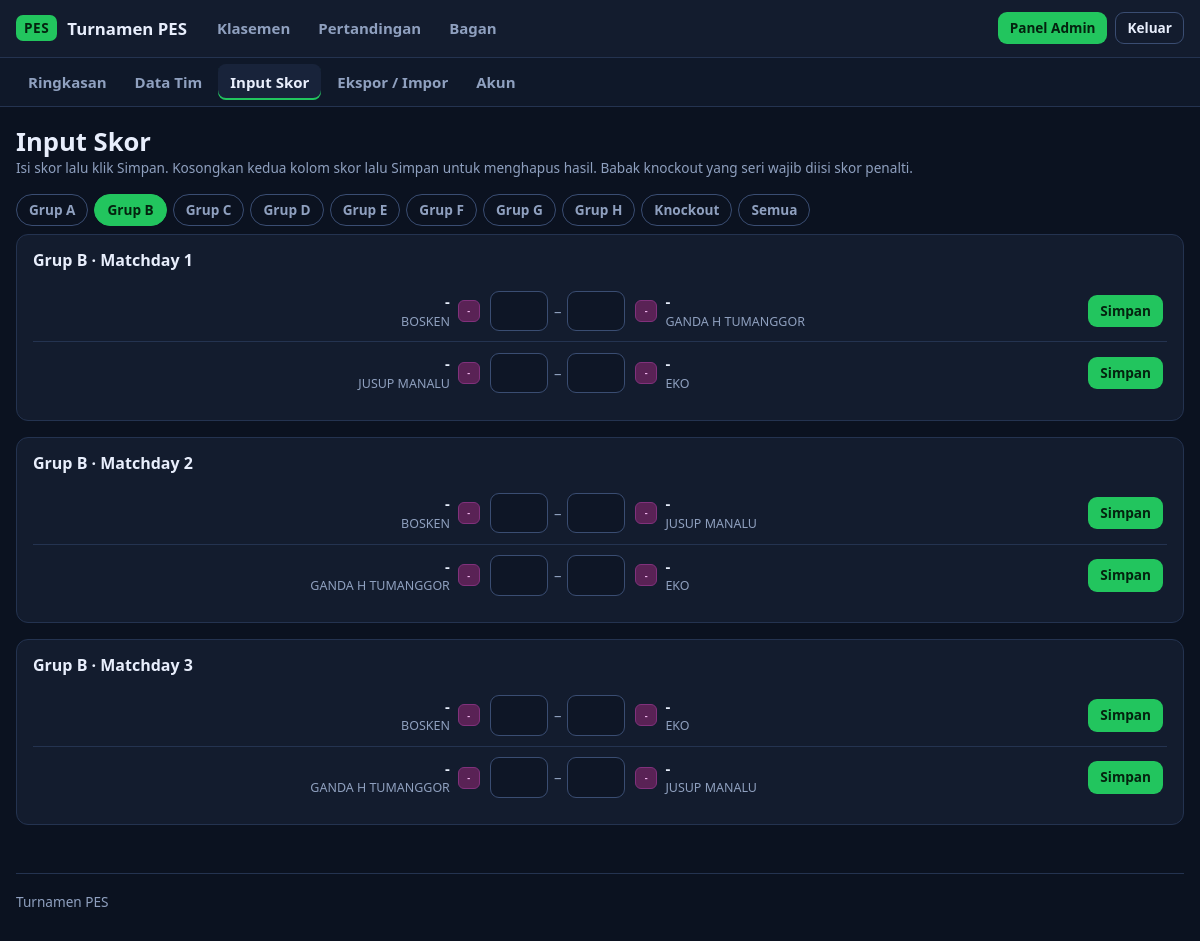
The app's page /admin/skor.php?f=B (signed in) with its own data.
### tables this page shows
CREATE TABLE matches (
            id         INTEGER PRIMARY KEY AUTOINCREMENT,
            stage      TEXT NOT NULL,              -- G, R16, QF, SF, F
            grp        TEXT NOT NULL DEFAULT '',   -- huruf grup (kosong untuk knockout)
            round      INTEGER NOT NULL,           -- matchday (grup) / urutan babak (knockout)
            slot       INTEGER NOT NULL,           -- nomor pertandingan dalam grup / babak
            home_id    INTEGER REFERENCES teams(id) ON DELETE SET NULL,
            away_id    INTEGER REFERENCES teams(id) ON DELETE SET NULL,
            home_score INTEGER,
            away_score INTEGER,
            home_pen   INTEGER,                    -- skor adu penalti (knockout seri)
            away_pen   INTEGER,
            UNIQUE (stage, grp, slot)
        );

CREATE TABLE teams (
            id         INTEGER PRIMARY KEY AUTOINCREMENT,
            player     TEXT NOT NULL,
            name       TEXT NOT NULL,
            logo       TEXT,
            grp        TEXT NOT NULL,
            created_at TEXT NOT NULL DEFAULT CURRENT_TIMESTAMP
        );

### app/db.php (called while the page is built, shortened)
<?php
function db(): PDO
{
    static $pdo = null;
    if ($pdo instanceof PDO) {
        return $pdo;
    }
    $pdo = new PDO('sqlite:' . DB_FILE, null, null, [
        PDO::ATTR_ERRMODE            => PDO::ERRMODE_EXCEPTION,
        PDO::ATTR_DEFAULT_FETCH_MODE => PDO::FETCH_ASSOC,
        PDO::ATTR_TIMEOUT            => 5,
    ]);
    $pdo->exec('PRAGMA foreign_keys = ON');
    $pdo->exec("
        CREATE TABLE IF NOT EXISTS admins (
            id            INTEGER PRIMARY KEY AUTOINCREMENT,
            username      TEXT NOT NULL UNIQUE,
            password_hash TEXT NOT NULL
        );
        CREATE TABLE IF NOT EXISTS teams (
            id         INTEGER PRIMARY KEY AUTOINCREMENT,
            player     TEXT NOT NULL,
            name       TEXT NOT NULL,
            logo       TEXT,
            grp        TEXT NOT NULL,
            created_at TEXT NOT NULL DEFAULT CURRENT_TIMESTAMP
        );
        CREATE TABLE IF NOT EXISTS matches (
            id         INTEGER PRIMARY KEY AUTOINCREMENT,
            stage      TEXT NOT NULL,              -- G, R16, QF, SF, F
            grp        TEXT NOT NULL DEFAULT '',   -- huruf grup (kosong untuk knockout)
            round      INTEGER NOT NULL,           -- matchday (grup) / urutan babak (knockout)
            slot       INTEGER NOT NULL,           -- nomor pertandingan dalam grup / babak
            home_id    INTEGER REFERENCES teams(id) ON DELETE SET NULL,
            away_id    INTEGER REFERENCES teams(id) ON DELETE SET NULL,
            home_score INTEGER,
            away_score INTEGER,
            home_pen   INTEGER,                    -- skor adu penalti (knockout seri)
            away_pen   INTEGER,
            UNIQUE (stage, grp, slot)
        );
        CREATE TABLE IF NOT EXISTS login_attempts (
            ip TEXT    NOT NULL,
            ts INTEGER NOT NULL
        );
    ");
    return $pdo;
}

### app/tournament.php (called while the page is built, shortened)
<?php
function teams_all(): array
{
    $out = [];
    foreach (db()->query('SELECT * FROM teams ORDER BY grp, id')->fetchAll() as $t) {
        $out[(int) $t['id']] = $t;
    }
    return $out;
}
function matches_all(): array
{
    return db()->query("
        SELECT * FROM matches
        ORDER BY CASE stage WHEN 'G' THEN 0 WHEN 'R16' THEN 1 WHEN 'QF' THEN 2 WHEN 'SF' THEN 3 ELSE 4 END,
                 grp, round, slot
    ")->fetchAll();
}
function match_played(array $m): bool
{
    return $m['home_score'] !== null && $m['away_score'] !== null;
}

### public/admin/skor.php (the view, shortened to what this page needs)
<?php
require __DIR__ . '/../../app/web.php';
$f = (string) ($_GET['f'] ?? ($_POST['f'] ?? 'A'));
$teams   = teams_all();
$matches = matches_all();
$sections = [];
foreach ($matches as $m) {
    if (in_array($f, GROUPS, true) && !($m['stage'] === 'G' && $m['grp'] === $f)) continue;
    $key = $m['stage'] === 'G' ? 'Grup ' . $m['grp'] . ' · Matchday ' . $m['round'] : STAGE_LABEL[$m['stage']];
    $sections[$key][] = $m;
}
page_header('Input Skor', 'admin-skor');
?>
<div class="head-row">
  <div>
    <h1>Input Skor</h1>
    <div class="muted small">Isi skor lalu klik Simpan. Kosongkan kedua kolom skor lalu Simpan untuk menghapus hasil. Babak knockout yang seri wajib diisi skor penalti.</div>
  </div>
</div>
<div class="filters">
  <?php foreach (GROUPS as $g): ?>
    <a class="chip <?= $f === $g ? 'on' : '' ?>" href="?f=<?= $g ?>">Grup <?= $g ?></a>
  <?php endforeach; ?>
  <a class="chip <?= $f === 'KO' ? 'on' : '' ?>" href="?f=KO">Knockout</a>
  <a class="chip <?= $f === 'all' ? 'on' : '' ?>" href="?f=all">Semua</a>
</div>
<?php foreach ($sections as $title => $list): ?>
  <section class="card">
    <h3><?= h($title) ?></h3>
    <?php foreach ($list as $m):
        $home = $teams[(int) $m['home_id']] ?? null;
        $away = $teams[(int) $m['away_id']] ?? null;
        $ready = $home && $away;
        $played = match_played($m);
    ?>
      <form method="post" class="score-row" id="m<?= (int) $m['id'] ?>">
        <div class="t home">
          <span><?= $home ? h($home['name']) . '<small class="muted" style="display:block;font-size:.78rem;font-weight:400">' . h($home['player']) . '</small>' : '<em class="tbd">' . h(slot_label($m, 'home')) . '</em>' ?></span>
          <?= logo_html($home, 'logo sm') ?>
        </div>
        <div class="inputs">
          <input type="number" name="hs" min="0" max="99" inputmode="numeric" aria-label="Skor <?= h($home ? $home['name'] . ' (' . $home['player'] . ')' : 'tuan rumah') ?>"
                 value="<?= $played ? (int) $m['home_score'] : '' ?>" <?= $ready ? '' : 'disabled' ?>>
          <span class="muted">–</span>
          <input type="number" name="as" min="0" max="99" inputmode="numeric" aria-label="Skor <?= h($away ? $away['name'] . ' (' . $away['player'] . ')' : 'tamu') ?>"
                 value="<?= $played ? (int) $m['away_score'] : '' ?>" <?= $ready ? '' : 'disabled' ?>>
        </div>
        <div class="t">
          <?= logo_html($away, 'logo sm') ?>
          <span><?= $away ? h($away['name']) . '<small class="muted" style="display:block;font-size:.78rem;font-weight:400">' . h($away['player']) . '</small>' : '<em class="tbd">' . h(slot_label($m, 'away')) . '</em>' ?></span>
        </div>
        <div class="save-cell">
          <button class="small<?= $played ? ' ghost' : '' ?>" <?= $ready ? '' : 'disabled' ?>><?= $played ? 'Ubah' : 'Simpan' ?></button>
        </div>
      </form>
    <?php endforeach; ?>
  </section>
<?php endforeach; ?>
<?php page_footer();

### app/web.php (shortened to what this page needs)
<?php
require __DIR__ . '/db.php';
require __DIR__ . '/tournament.php';
function h(?string $s): string
{
    return htmlspecialchars((string) $s, ENT_QUOTES | ENT_SUBSTITUTE, 'UTF-8');
}
function take_flash(): ?array
{
    $f = $_SESSION['flash'] ?? null;
    return $f;
}
function csrf_token(): string
{
    return $_SESSION['csrf'];
}
function csrf_field(): string
{
    return '<input type="hidden" name="_csrf" value="' . h(csrf_token()) . '">';
}
function is_admin(): bool
{
    return !empty($_SESSION['admin_id']);
}
function page_header(string $title, string $active = ''): void
{
    $monitor = isset($_GET['monitor']) && !str_starts_with($active, 'admin');
    $css     = BASE . '/assets/style.css?v=' . (int) @filemtime(__DIR__ . '/../public/assets/style.css');
    $nav = [
        'klasemen'    => ['/index.php', 'Klasemen'],
        'pertandingan' => ['/pertandingan.php', 'Pertandingan'],
        'bagan'       => ['/bagan.php', 'Bagan'],
    ];
    echo '<!doctype html><html lang="id"><head><meta charset="utf-8">';
    echo '<link rel="stylesheet" href="' . h($css) . '"></head>';
    echo '<body class="' . ($monitor ? 'monitor' : '') . '">';
    echo '<header class="top"><div class="wrap bar">';
    echo '<a class="brand" href="' . h(BASE . '/index.php') . '"><span class="brand-mark">PES</span>' . h(APP_NAME) . '</a>';
    if ($monitor) {
        $self = strtok((string) ($_SERVER['REQUEST_URI'] ?? ''), '?');
        $qs   = $_GET;
        unset($qs['monitor']);
        $exit = $self . ($qs ? '?' . http_build_query($qs) : '');
        echo '<span class="muted small">Auto-refresh tiap 30 detik</span>';
        echo '<a class="btn ghost small" href="' . h($exit) . '">Keluar mode layar</a>';
    } else {
        echo '<nav>';
        foreach ($nav as $key => [$href, $label]) {
            echo '<a href="' . h(BASE . $href) . '"' . ($active === $key ? ' class="on"' : '') . '>' . h($label) . '</a>';
        }
        echo '</nav><div class="auth">';
        if (is_admin()) {
            echo '<a class="btn small" href="' . h(BASE . '/admin/index.php') . '">Panel Admin</a>';
            echo '<form method="post" action="' . h(BASE . '/logout.php') . '">' . csrf_field() . '<button class="btn ghost small">Keluar</button></form>';
        } else {
            echo '<a class="btn ghost small" href="' . h(BASE . '/login.php') . '">Login Admin</a>';
        }
        echo '</div>';
    }
    echo '</div>';
    if (is_admin() && str_starts_with($active, 'admin')) {
        $sub = [
            'admin'        => ['/admin/index.php', 'Ringkasan'],
            'admin-tim'    => ['/admin/tim.php', 'Data Tim'],
            'admin-skor'   => ['/admin/skor.php', 'Input Skor'],
            'admin-backup' => ['/admin/backup.php', 'Ekspor / Impor'],
            'admin-akun'   => ['/admin/akun.php', 'Akun'],
        ];
        echo '<div class="subnav"><div class="wrap">';
        foreach ($sub as $key => [$href, $label]) {
            echo '<a href="' . h(BASE . $href) . '"' . ($active === $key ? ' class="on"' : '') . '>' . h($label) . '</a>';
        }
        echo '</div></div>';
    }
    echo '</header><main class="wrap">';
}
function page_footer(): void
{
    echo '</main><footer class="wrap foot muted small">' . h(APP_NAME) . '</footer></body></html>';
}
function logo_html(?array $t, string $cls = 'logo'): string
{
    $hue = crc32((string) $t['name']) % 360;
    return '<span class="' . $cls . ' logo-ini" style="--hue:' . $hue . '">' . h(mb_strtoupper(mb_substr((string) $t['name'], 0, 2))) . '</span>';
}

### public/assets/style.css (style rules this page uses)
:root { --bg: #0b1220; --panel: #131c2e; --panel2: #18233a; --line: #243350; --line2: #3a4d72; --text: #e8eefc; --muted: #8fa0bf; --accent: #22c55e; --accent-dim: rgba(34, 197, 94, .14); --blue: #38bdf8; --warn: #f59e0b; --danger: #ef4444; --radius: 12px; }
* { box-sizing: border-box; }
html { -webkit-text-size-adjust: 100%; }
body { margin: 0; background: var(--bg); color: var(--text); font: 15px/1.5 system-ui, -apple-system, "Segoe UI", Roboto, sans-serif; min-height: 100vh; }
a { color: var(--blue); text-decoration: none; }
h1, h2, h3 { line-height: 1.2; margin: 0 0 .6rem; }
h1 { font-size: 1.6rem; }
h3 { font-size: 1rem; }
.muted { color: var(--muted); }
.small { font-size: .85rem; }
.wrap { width: min(1180px, 100% - 32px); margin-inline: auto; }
main.wrap { padding: 20px 0 48px; }
.foot { padding: 18px 0 28px; border-top: 1px solid var(--line); }
.top { background: var(--panel); border-bottom: 1px solid var(--line); position: sticky; top: 0; z-index: 10; }
.bar { display: flex; align-items: center; gap: 18px; flex-wrap: wrap; padding: 10px 0; }
.brand { display: flex; align-items: center; gap: 10px; font-weight: 700; color: var(--text); font-size: 1.05rem; }
.brand-mark { background: var(--accent); color: #04230f; font-weight: 800; letter-spacing: .04em; padding: 3px 8px; border-radius: 7px; font-size: .85rem; }
.top nav { display: flex; gap: 4px; flex: 1; flex-wrap: wrap; }
.top nav a, .subnav a { color: var(--muted); padding: 7px 12px; border-radius: 8px; font-weight: 600; }
.top nav a.on, .subnav a.on { color: var(--text); background: var(--panel2); box-shadow: inset 0 -2px 0 var(--accent); }
.auth { display: flex; gap: 8px; align-items: center; }
.auth form { margin: 0; }
.subnav { border-top: 1px solid var(--line); background: #0f1829; }
.subnav .wrap { display: flex; gap: 4px; padding: 6px 0; flex-wrap: wrap; }
.btn, button { font: inherit; font-weight: 600; cursor: pointer; background: var(--accent); color: #04230f; border: 1px solid transparent; padding: 8px 14px; border-radius: 9px; display: inline-block; }
.btn.ghost, button.ghost { background: transparent; color: var(--text); border-color: var(--line2); }
.btn.small, button.small { padding: 5px 11px; font-size: .85rem; }
input[type=text], input[type=password], input[type=number], input[type=file], select { width: 100%; font: inherit; color: var(--text); background: #0e1626; border: 1px solid var(--line2); border-radius: 9px; padding: 9px 11px; }
.card { background: var(--panel); border: 1px solid var(--line); border-radius: var(--radius); padding: 16px; }
.card + .card { margin-top: 16px; }
.head-row { display: flex; align-items: flex-end; justify-content: space-between; gap: 12px; flex-wrap: wrap; margin-bottom: 16px; }
.head-row h1 { margin: 0; }
.logo { width: 32px; height: 32px; border-radius: 8px; object-fit: contain; background: #0e1626; flex: none; }
.logo.sm { width: 22px; height: 22px; border-radius: 6px; }
.logo-ini { display: inline-grid; place-items: center; font-weight: 800; font-size: .72rem; letter-spacing: .02em; color: hsl(var(--hue, 210) 80% 85%); background: hsl(var(--hue, 210) 45% 24%); border: 1px solid hsl(var(--hue, 210) 45% 35%); }
.logo.sm.logo-ini { font-size: .56rem; }
.filters { display: flex; flex-wrap: wrap; gap: 6px; margin-bottom: 8px; }
.chip { padding: 5px 12px; border-radius: 99px; border: 1px solid var(--line2); color: var(--muted); font-weight: 600; font-size: .85rem; }
.chip.on { background: var(--accent); border-color: var(--accent); color: #04230f; }
.score-row { display: grid; grid-template-columns: 1fr auto 1fr auto; gap: 10px; align-items: center; padding: 10px 4px; border-bottom: 1px solid var(--line); }
.score-row:last-child { border-bottom: 0; }
.score-row .t { display: flex; align-items: center; gap: 8px; min-width: 0; font-weight: 600; }
.score-row .t.home { justify-content: flex-end; text-align: right; }
.score-row .inputs { display: flex; align-items: center; gap: 6px; }
.score-row input[type=number] { width: 58px; text-align: center; padding: 8px 4px; font-weight: 700; }

### records on screen
matches: home.name "-", home.player "BOSKEN", home.name "- -", away.name "-", away.player "GANDA H TUMANGGOR", shows "Simpan"
matches: home.name "-", home.player "JUSUP MANALU", home.name "- -", away.name "-", away.player "EKO", shows "Simpan"
matches: home.name "-", home.player "BOSKEN", home.name "- -", away.name "-", away.player "JUSUP MANALU", shows "Simpan"
matches: home.name "-", home.player "GANDA H TUMANGGOR", home.name "- -", away.name "-", away.player "EKO", shows "Simpan"
matches: home.name "-", home.player "BOSKEN", home.name "- -", away.name "-", away.player "EKO", shows "Simpan"
matches: home.name "-", home.player "GANDA H TUMANGGOR", home.name "- -", away.name "-", away.player "JUSUP MANALU", shows "Simpan"

### other values on screen
APP_NAME "Turnamen PES"
$label "Klasemen"
$label "Pertandingan"
$label "Bagan"
$label "Ringkasan"
$label "Data Tim"
$label "Input Skor"
$label "Ekspor / Impor"
$label "Akun"
$g "A"
$g "B"
$g "C"
$g "D"
$g "E"
$g "F"
